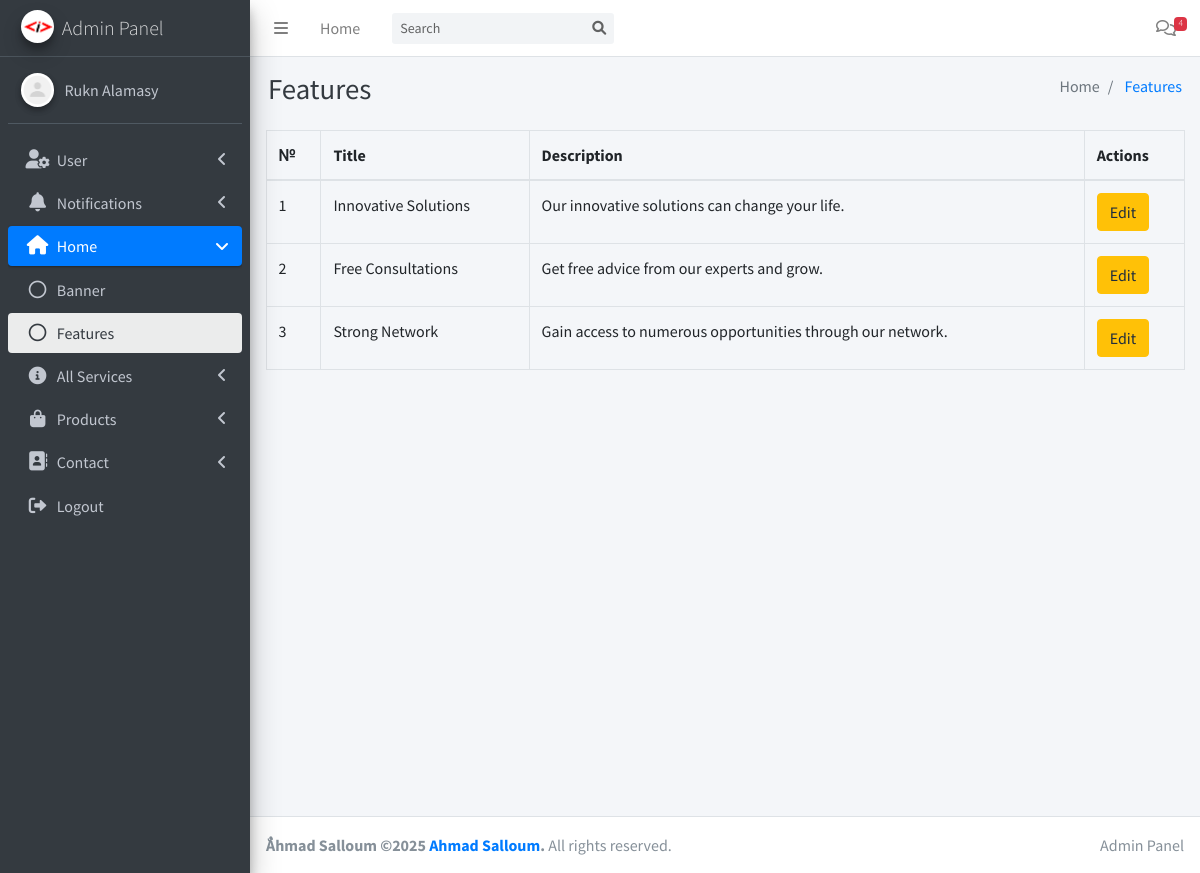
The page /admin/features.php (signed in) on the database its author committed.
### tables this page shows
CREATE TABLE `features` (
  `id` int(11) NOT NULL,
  `icon` varchar(255) NOT NULL,
  `title` varchar(255) NOT NULL,
  `description` text NOT NULL
);

### config.php (called while the page is built, shortened)
<?php
class Database
{
    private $conn;
    public function __construct()
    {
        $servername = "localhost";
        $username = "root";
        $password = "";
        $dbname = "business_website";
        $this->conn = new mysqli($servername, $username, $password, $dbname);
    }
    public function executeQuery($sql)
    {
        $result = $this->conn->query($sql);
        return $result;
    }
    public function select($table, $columns = "*", $condition = "")
    {
        $sql = "SELECT $columns FROM $table $condition";
        return $this->executeQuery($sql)->fetch_all(MYSQLI_ASSOC);
    }
}

### admin/check.php (called while the page is built, shortened)
<?php
include '../config.php';
$query = new Database();

### admin/features.php (the view, shortened to what this page needs)
<?php include 'check.php'; ?>
<!DOCTYPE html>
<html lang="en">
<head>
    <?php include 'includes/css.php'; ?>
</head>
<body class="hold-transition sidebar-mini">
    <div class="wrapper">
        <?php include 'includes/header.php' ?>
        <div class="content-wrapper">
            <section class="content">
                <div class="container-fluid">
                    <div class="row">
                        <div class="col-12">
                            <table class="table table-bordered">
                                <thead>
                                    <tr>
                                        <th>№</th>
                                        <th>Title</th>
                                        <th>Description</th>
                                        <th>Actions</th>
                                    </tr>
                                </thead>
                                <tbody>
                                    <?php
                                    $features = $query->select('features', '*');
                                    foreach ($features as $index => $feature) {
                                        $index++;
                                        echo "<tr>";
                                        echo "<td>{$index}</td>";
                                        echo "<td>" . htmlspecialchars($feature['title'], ENT_QUOTES, 'UTF-8') . "</td>";
                                        echo "<td>" . htmlspecialchars($feature['description'], ENT_QUOTES, 'UTF-8') . "</td>";
                                        echo "<td>
                                            <a href='#' class='btn btn-warning' data-id='{$feature['id']}' data-title='" . htmlspecialchars($feature['title'], ENT_QUOTES, 'UTF-8') . "' data-description='" . htmlspecialchars($feature["description"], ENT_QUOTES, 'UTF-8') . "' data-icon='{$feature['icon']}'>Edit</a>
                                        </td>";
                                        echo "</tr>";
                                    }
                                    ?>
                                </tbody>
                            </table>
                        </div>
                    </div>
                </div>
            </section>
        </div>
        <?php include 'includes/footer.php'; ?>
    </div>
</body>
</html>

### rows shown on the page
features: title "Innovative Solutions", description "Our innovative solutions can change your life."
features: title "Free Consultations", description "Get free advice from our experts and grow."
features: title "Strong Network", description "Gain access to numerous opportunities through our network."

### other values the page prints
$message_count "4"
$pageTitle "Features"
$item['title'] "Home"
$item['title'] "Features"
$menuItem['menuTitle'] "User"
$menuItem['menuTitle'] "Notifications"
$menuItem['menuTitle'] "Home"
$page['title'] "Banner"
$page['title'] "Features"
$menuItem['menuTitle'] "All Services"
$menuItem['menuTitle'] "Products"
$menuItem['menuTitle'] "Contact"
